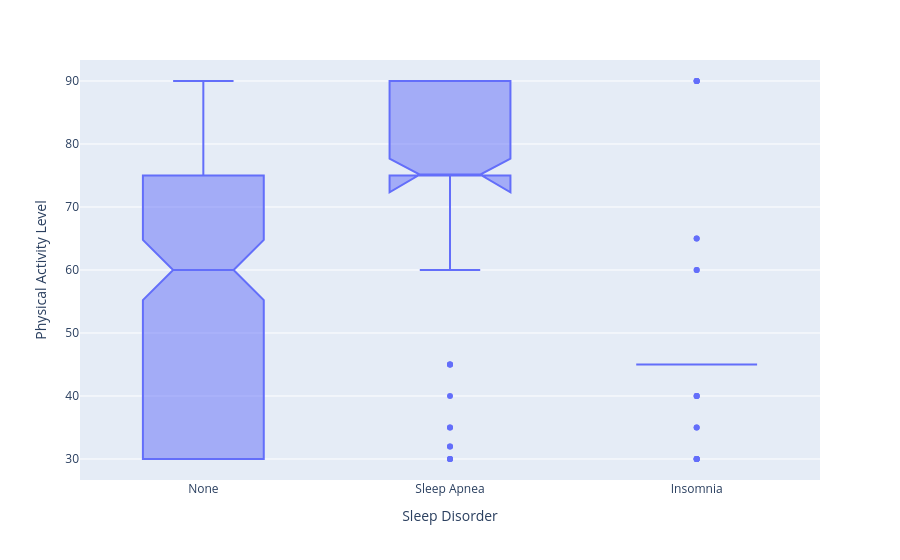

The notebook cell saved with this chart:
### Code cell
fig= px.box(df,
             x='Sleep Disorder',
             y='Physical Activity Level',
             #color='Gender',
             notched=True)
fig.show()

### Figure 1 — Plotly figure (JSON) as saved in the notebook; plotly's stock layout.template omitted (floating-point values rounded to 4 significant figures; data arrays with more than 128 entries replaced by an {"elided": "..."} marker saying what was removed)
{"data": [{"alignmentgroup": "True", "hovertemplate": "Sleep Disorder=%{x}<br>Physical Activity Level=%{y}<extra></extra>", "legendgroup": "", "marker": {"color": "#636efa"}, "name": "", "notched": true, "offsetgroup": "", "orientation": "v", "showlegend": false, "type": "box", "x": {"elided": "374 str values"}, "x0": " ", "xaxis": "x", "y": {"elided": "374 int values"}, "y0": " ", "yaxis": "y"}], "layout": {"boxmode": "group", "legend": {"tracegroupgap": 0}, "margin": {"t": 60}, "xaxis": {"anchor": "y", "domain": [0, 1], "title": {"text": "Sleep Disorder"}}, "yaxis": {"anchor": "x", "domain": [0, 1], "title": {"text": "Physical Activity Level"}}}}
